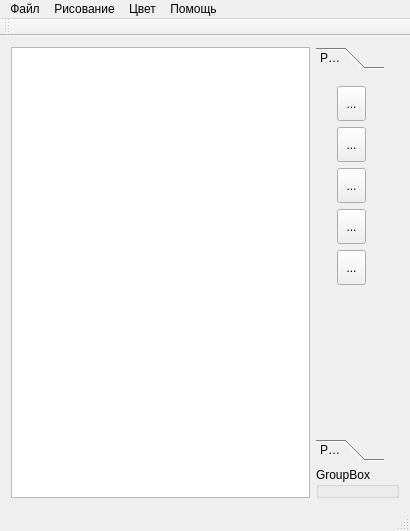
<?xml version="1.0" encoding="UTF-8"?>
<ui version="4.0">
 <class>OOP_painter</class>
 <widget class="QMainWindow" name="OOP_painter">
  <property name="geometry">
   <rect>
    <x>0</x>
    <y>0</y>
    <width>410</width>
    <height>531</height>
   </rect>
  </property>
  <property name="windowTitle">
   <string>OOP_painter</string>
  </property>
  <widget class="QWidget" name="centralWidget">
   <layout class="QHBoxLayout" name="horizontalLayout">
    <item>
     <layout class="QGridLayout" name="gridLayout">
      <item row="0" column="0">
       <widget class="QGraphicsView" name="graphicsView"/>
      </item>
      <item row="0" column="1">
       <layout class="QVBoxLayout" name="verticalLayout">
        <item>
         <widget class="QToolBox" name="toolBox">
          <property name="sizePolicy">
           <sizepolicy hsizetype="Fixed" vsizetype="Preferred">
            <horstretch>0</horstretch>
            <verstretch>0</verstretch>
           </sizepolicy>
          </property>
          <property name="currentIndex">
           <number>0</number>
          </property>
          <widget class="QWidget" name="page">
           <property name="geometry">
            <rect>
             <x>0</x>
             <y>0</y>
             <width>69</width>
             <height>383</height>
            </rect>
           </property>
           <attribute name="label">
            <string>Page 1</string>
           </attribute>
           <widget class="QWidget" name="">
            <property name="geometry">
             <rect>
              <x>10</x>
              <y>0</y>
              <width>51</width>
              <height>221</height>
             </rect>
            </property>
            <layout class="QGridLayout" name="gridLayout_3">
             <item row="0" column="0">
              <layout class="QGridLayout" name="gridLayout_2">
               <item row="0" column="0">
                <widget class="QToolButton" name="toolButton_2">
                 <property name="sizePolicy">
                  <sizepolicy hsizetype="Preferred" vsizetype="Preferred">
                   <horstretch>0</horstretch>
                   <verstretch>0</verstretch>
                  </sizepolicy>
                 </property>
                 <property name="text">
                  <string>...</string>
                 </property>
                </widget>
               </item>
               <item row="1" column="0">
                <widget class="QToolButton" name="toolButton_4">
                 <property name="sizePolicy">
                  <sizepolicy hsizetype="Preferred" vsizetype="Preferred">
                   <horstretch>0</horstretch>
                   <verstretch>0</verstretch>
                  </sizepolicy>
                 </property>
                 <property name="text">
                  <string>...</string>
                 </property>
                </widget>
               </item>
               <item row="2" column="0">
                <widget class="QToolButton" name="toolButton_5">
                 <property name="sizePolicy">
                  <sizepolicy hsizetype="Preferred" vsizetype="Preferred">
                   <horstretch>0</horstretch>
                   <verstretch>0</verstretch>
                  </sizepolicy>
                 </property>
                 <property name="text">
                  <string>...</string>
                 </property>
                </widget>
               </item>
               <item row="3" column="0">
                <widget class="QToolButton" name="toolButton_3">
                 <property name="sizePolicy">
                  <sizepolicy hsizetype="Preferred" vsizetype="Preferred">
                   <horstretch>0</horstretch>
                   <verstretch>0</verstretch>
                  </sizepolicy>
                 </property>
                 <property name="text">
                  <string>...</string>
                 </property>
                </widget>
               </item>
               <item row="4" column="0">
                <widget class="QToolButton" name="toolButton">
                 <property name="sizePolicy">
                  <sizepolicy hsizetype="Preferred" vsizetype="Preferred">
                   <horstretch>0</horstretch>
                   <verstretch>0</verstretch>
                  </sizepolicy>
                 </property>
                 <property name="baseSize">
                  <size>
                   <width>0</width>
                   <height>0</height>
                  </size>
                 </property>
                 <property name="text">
                  <string>...</string>
                 </property>
                </widget>
               </item>
              </layout>
             </item>
            </layout>
           </widget>
          </widget>
          <widget class="QWidget" name="page_2">
           <property name="geometry">
            <rect>
             <x>0</x>
             <y>0</y>
             <width>69</width>
             <height>383</height>
            </rect>
           </property>
           <attribute name="label">
            <string>Page 2</string>
           </attribute>
          </widget>
         </widget>
        </item>
        <item>
         <widget class="QGroupBox" name="groupBox">
          <property name="title">
           <string>GroupBox</string>
          </property>
         </widget>
        </item>
       </layout>
      </item>
     </layout>
    </item>
   </layout>
  </widget>
  <widget class="QMenuBar" name="menuBar">
   <property name="geometry">
    <rect>
     <x>0</x>
     <y>0</y>
     <width>410</width>
     <height>21</height>
    </rect>
   </property>
   <widget class="QMenu" name="menu">
    <property name="title">
     <string>Файл</string>
    </property>
   </widget>
   <widget class="QMenu" name="menu_2">
    <property name="title">
     <string>Рисование</string>
    </property>
   </widget>
   <widget class="QMenu" name="menu_3">
    <property name="title">
     <string>Цвет</string>
    </property>
   </widget>
   <widget class="QMenu" name="menu_4">
    <property name="title">
     <string>Помощь</string>
    </property>
   </widget>
   <addaction name="menu"/>
   <addaction name="menu_2"/>
   <addaction name="menu_3"/>
   <addaction name="menu_4"/>
  </widget>
  <widget class="QToolBar" name="mainToolBar">
   <attribute name="toolBarArea">
    <enum>TopToolBarArea</enum>
   </attribute>
   <attribute name="toolBarBreak">
    <bool>false</bool>
   </attribute>
  </widget>
  <widget class="QStatusBar" name="statusBar"/>
 </widget>
 <layoutdefault spacing="6" margin="11"/>
 <resources/>
 <connections/>
</ui>
